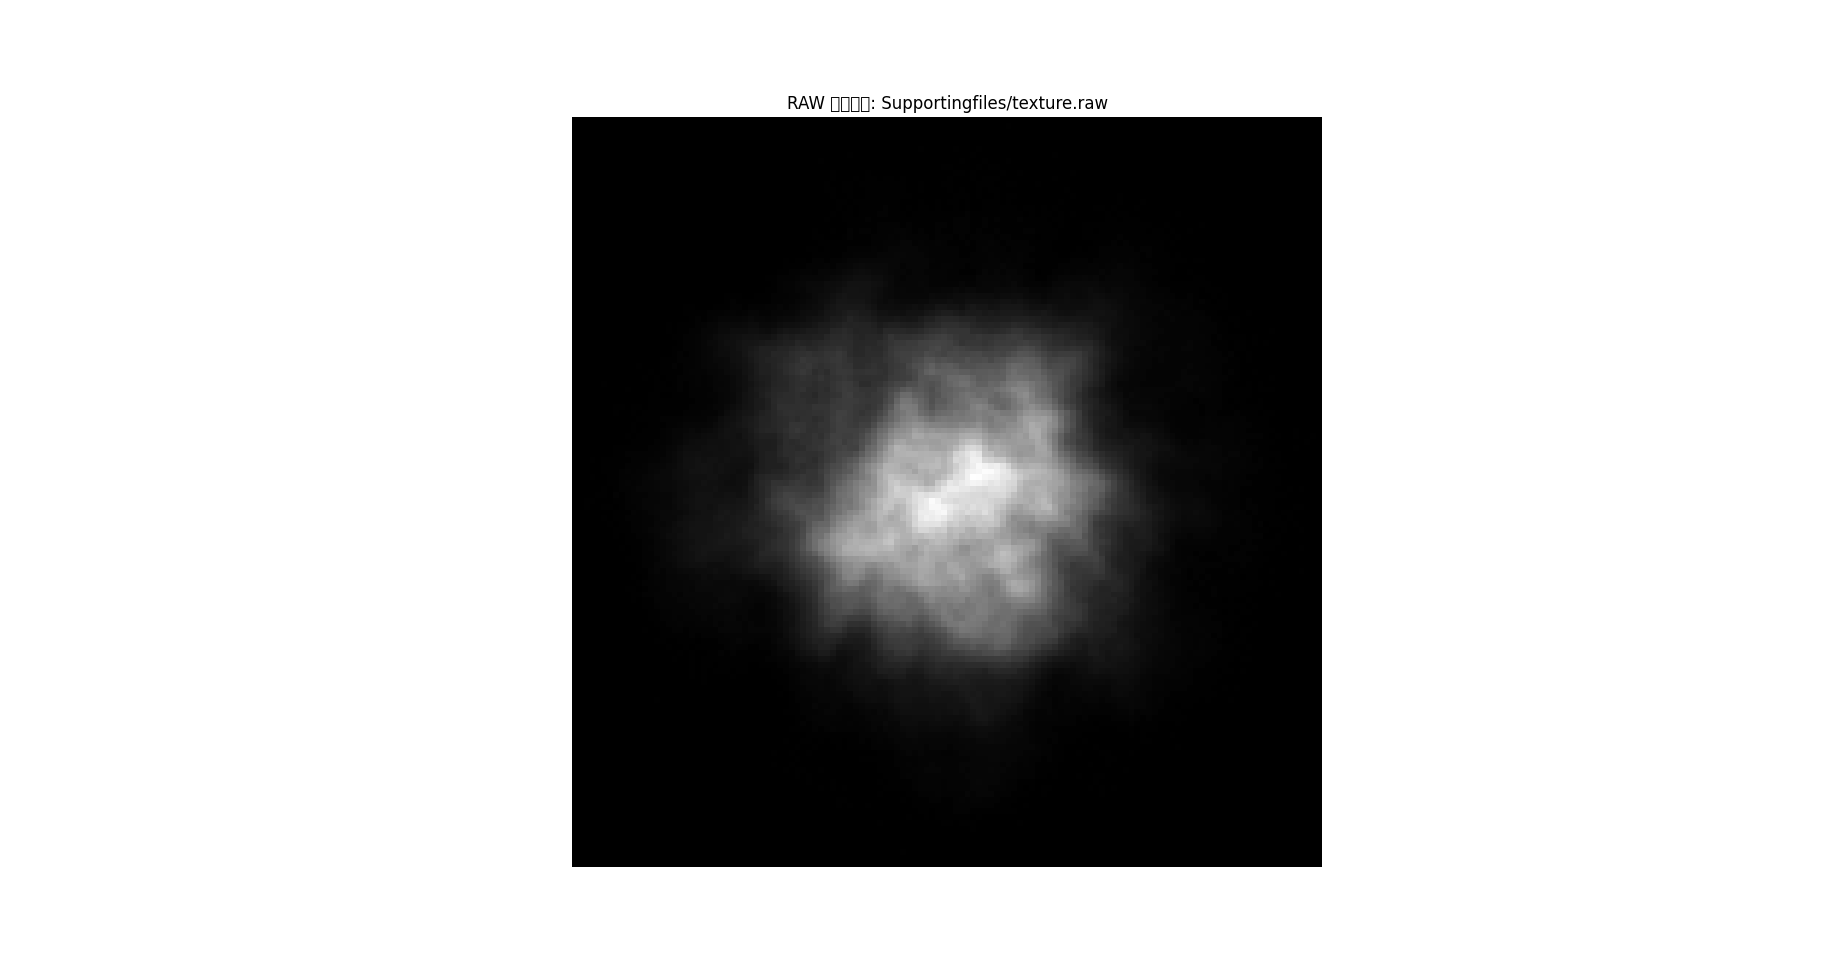

The Python source for this figure:
import numpy as np
import matplotlib.pyplot as plt
import argparse

def load_raw_image(file_path, width, height):
    """
    讀取 .raw 灰階圖像檔案。
    :param file_path: 檔案路徑
    :param width: 圖像寬度
    :param height: 圖像高度
    :return: numpy 陣列 (height, width)
    """
    num_bytes = width * height
    with open(file_path, 'rb') as f:
        data = np.fromfile(f, dtype=np.uint8, count=num_bytes)
    
    if len(data) != num_bytes:
        raise ValueError(f"檔案大小不匹配：預期 {num_bytes} bytes，但讀取到 {len(data)} bytes")
    
    image = data.reshape((height, width))
    return image

def display_raw_image(file_path, width, height):
    """
    顯示 .raw 灰階圖像。
    """
    image = load_raw_image(file_path, width, height)
    plt.figure(figsize=(8, 8))
    plt.imshow(image, cmap='gray')
    plt.title(f'RAW 灰階圖像: {file_path}')
    plt.axis('off')
    plt.show()

if __name__ == "__main__":
    parser = argparse.ArgumentParser(description='顯示 .raw 灰階圖像檔案')
    parser.add_argument('file_path', type=str, help='RAW 檔案路徑 (e.g., texture.raw)')
    parser.add_argument('width', type=int, help='圖像寬度 (e.g., 64)')
    parser.add_argument('height', type=int, help='圖像高度 (e.g., 64)')
    
    args = parser.parse_args()
    display_raw_image(args.file_path, args.width, args.height)
